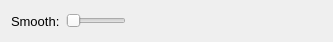
<?xml version="1.0" encoding="UTF-8"?>
<ui version="4.0">
 <class>SmoothPanel</class>
 <widget class="QWidget" name="SmoothPanel">
  <property name="geometry">
   <rect>
    <x>0</x>
    <y>0</y>
    <width>333</width>
    <height>41</height>
   </rect>
  </property>
  <property name="windowTitle">
   <string>Form</string>
  </property>
  <layout class="QHBoxLayout" name="horizontalLayout">
   <item>
    <widget class="QLabel" name="label">
     <property name="font">
      <font>
       <pointsize>10</pointsize>
      </font>
     </property>
     <property name="text">
      <string>Smooth:</string>
     </property>
    </widget>
   </item>
   <item>
    <widget class="QSlider" name="smooth">
     <property name="maximumSize">
      <size>
       <width>80</width>
       <height>16777215</height>
      </size>
     </property>
     <property name="maximum">
      <number>25</number>
     </property>
     <property name="orientation">
      <enum>Qt::Horizontal</enum>
     </property>
    </widget>
   </item>
   <item>
    <spacer name="horizontalSpacer">
     <property name="orientation">
      <enum>Qt::Horizontal</enum>
     </property>
     <property name="sizeHint" stdset="0">
      <size>
       <width>215</width>
       <height>20</height>
      </size>
     </property>
    </spacer>
   </item>
  </layout>
 </widget>
 <resources/>
 <connections/>
</ui>
